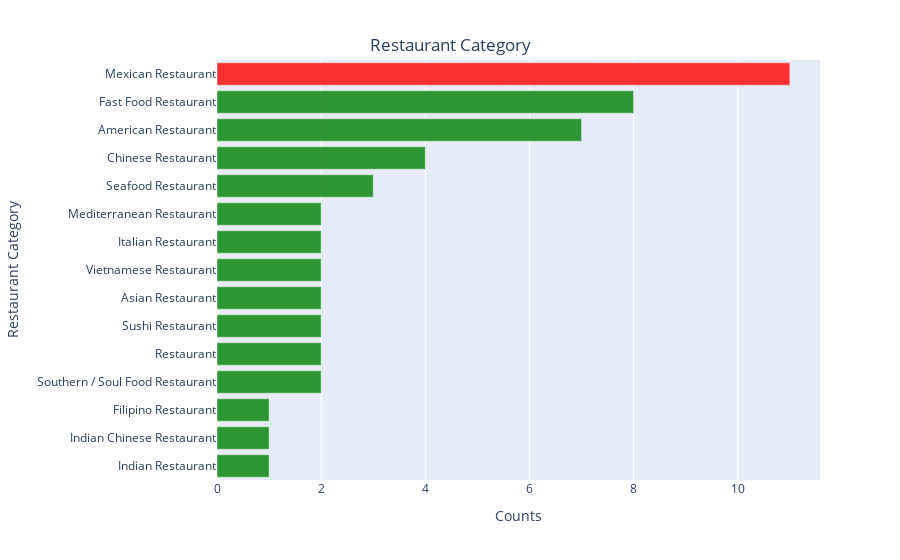

The notebook cell saved with this chart:
### Code cell
# visualize the restaurants using barchart
import plotly.express as px 
df = restaurant_category.sort_values(by="Counts", ascending=True, ignore_index=True)

fig = px.bar(df, x="Counts", y="Restaurant Category", orientation='h') 

fig.update_layout(
    title={
        'text': "Restaurant Category",
        'y':0.93,
        'x':0.5,
        'xanchor': 'center',
        'yanchor': 'top'})

colors = ['green', ] * df["Counts"].count()
colors[int(df[df["Counts"] == max(df["Counts"])].index[0])] = 'red'
fig.update_traces(marker=dict(color=colors, opacity=0.8))

# save figure
fig.write_image("../images/sd_hoods_cluster3_restaurants_fig21_a.png")
fig.show()
fig.show(renderer="png")

### Figure 1 — Plotly figure (JSON) as saved in the notebook; plotly's stock layout.template omitted (floating-point values rounded to 4 significant figures)
{"data": [{"alignmentgroup": "True", "hovertemplate": "Counts=%{x}<br>Restaurant Category=%{y}<extra></extra>", "legendgroup": "", "marker": {"color": ["green", "green", "green", "green", "green", "green", "green", "green", "green", "green", "green", "green", "green", "green", "red"], "opacity": 0.8}, "name": "", "offsetgroup": "", "orientation": "h", "showlegend": false, "textposition": "auto", "type": "bar", "x": [1, 1, 1, 2, 2, 2, 2, 2, 2, 2, 3, 4, 7, 8, 11], "xaxis": "x", "y": ["Indian Restaurant", "Indian Chinese Restaurant", "Filipino Restaurant", "Southern / Soul Food Restaurant", "Restaurant", "Sushi Restaurant", "Asian Restaurant", "Vietnamese Restaurant", "Italian Restaurant", "Mediterranean Restaurant", "Seafood Restaurant", "Chinese Restaurant", "American Restaurant", "Fast Food Restaurant", "Mexican Restaurant"], "yaxis": "y"}], "layout": {"barmode": "relative", "legend": {"tracegroupgap": 0}, "margin": {"t": 60}, "title": {"text": "Restaurant Category", "x": 0.5, "xanchor": "center", "y": 0.93, "yanchor": "top"}, "xaxis": {"anchor": "y", "domain": [0, 1], "title": {"text": "Counts"}}, "yaxis": {"anchor": "x", "domain": [0, 1], "title": {"text": "Restaurant Category"}}}}
